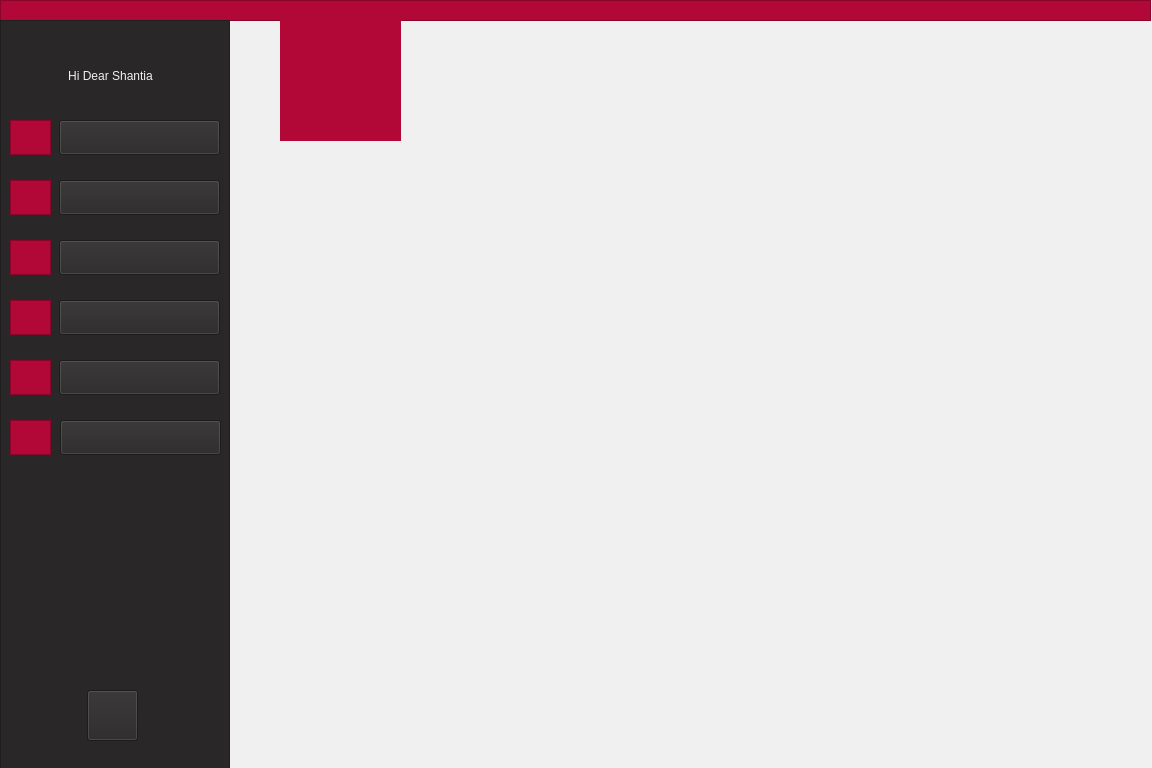
<?xml version="1.0" encoding="UTF-8"?>
<ui version="4.0">
 <class>AdminMainMenu</class>
 <widget class="QWidget" name="AdminMainMenu">
  <property name="geometry">
   <rect>
    <x>0</x>
    <y>0</y>
    <width>1152</width>
    <height>768</height>
   </rect>
  </property>
  <property name="maximumSize">
   <size>
    <width>1152</width>
    <height>768</height>
   </size>
  </property>
  <property name="windowTitle">
   <string>Form</string>
  </property>
  <property name="styleSheet">
   <string notr="true">background-color: rgb(240, 240, 240);</string>
  </property>
  <widget class="QFrame" name="frame">
   <property name="geometry">
    <rect>
     <x>0</x>
     <y>0</y>
     <width>1151</width>
     <height>21</height>
    </rect>
   </property>
   <property name="styleSheet">
    <string notr="true">background-color: rgb(178, 8, 55);
border-color: rgb(178, 8, 55);</string>
   </property>
   <property name="frameShape">
    <enum>QFrame::StyledPanel</enum>
   </property>
   <property name="frameShadow">
    <enum>QFrame::Raised</enum>
   </property>
  </widget>
  <widget class="QFrame" name="frame_2">
   <property name="geometry">
    <rect>
     <x>0</x>
     <y>20</y>
     <width>230</width>
     <height>768</height>
    </rect>
   </property>
   <property name="styleSheet">
    <string notr="true">background-color: rgb(41, 39, 40);
border-color: rgb(41, 39, 40);</string>
   </property>
   <property name="frameShape">
    <enum>QFrame::StyledPanel</enum>
   </property>
   <property name="frameShadow">
    <enum>QFrame::Raised</enum>
   </property>
   <widget class="QPushButton" name="pushButton">
    <property name="geometry">
     <rect>
      <x>59</x>
      <y>100</y>
      <width>161</width>
      <height>35</height>
     </rect>
    </property>
    <property name="styleSheet">
     <string notr="true">font: 11pt &quot;Montserrat&quot;;
</string>
    </property>
    <property name="text">
     <string/>
    </property>
   </widget>
   <widget class="QPushButton" name="pushButton_3">
    <property name="geometry">
     <rect>
      <x>59</x>
      <y>160</y>
      <width>161</width>
      <height>35</height>
     </rect>
    </property>
    <property name="styleSheet">
     <string notr="true">font: 11pt &quot;Montserrat&quot;;
</string>
    </property>
    <property name="text">
     <string/>
    </property>
   </widget>
   <widget class="QPushButton" name="pushButton_4">
    <property name="geometry">
     <rect>
      <x>59</x>
      <y>220</y>
      <width>161</width>
      <height>35</height>
     </rect>
    </property>
    <property name="styleSheet">
     <string notr="true">font: 11pt &quot;Montserrat&quot;;
</string>
    </property>
    <property name="text">
     <string/>
    </property>
   </widget>
   <widget class="QFrame" name="frame_3">
    <property name="geometry">
     <rect>
      <x>10</x>
      <y>100</y>
      <width>41</width>
      <height>35</height>
     </rect>
    </property>
    <property name="styleSheet">
     <string notr="true">background-color: rgb(178, 8, 55);
border-color: rgb(178, 8, 55);</string>
    </property>
    <property name="frameShape">
     <enum>QFrame::StyledPanel</enum>
    </property>
    <property name="frameShadow">
     <enum>QFrame::Raised</enum>
    </property>
    <widget class="QLabel" name="label_6">
     <property name="geometry">
      <rect>
       <x>5</x>
       <y>1</y>
       <width>31</width>
       <height>31</height>
      </rect>
     </property>
     <property name="styleSheet">
      <string notr="true"/>
     </property>
     <property name="text">
      <string/>
     </property>
     <property name="pixmap">
      <pixmap resource="icon.qrc">:/icon/profile.png</pixmap>
     </property>
     <property name="scaledContents">
      <bool>true</bool>
     </property>
    </widget>
   </widget>
   <widget class="QFrame" name="frame_6">
    <property name="geometry">
     <rect>
      <x>10</x>
      <y>160</y>
      <width>41</width>
      <height>35</height>
     </rect>
    </property>
    <property name="styleSheet">
     <string notr="true">background-color: rgb(178, 8, 55);
border-color: rgb(178, 8, 55);</string>
    </property>
    <property name="frameShape">
     <enum>QFrame::StyledPanel</enum>
    </property>
    <property name="frameShadow">
     <enum>QFrame::Raised</enum>
    </property>
    <widget class="QLabel" name="label_7">
     <property name="geometry">
      <rect>
       <x>5</x>
       <y>2</y>
       <width>31</width>
       <height>31</height>
      </rect>
     </property>
     <property name="text">
      <string/>
     </property>
     <property name="pixmap">
      <pixmap resource="icon.qrc">:/icon/add-user.png</pixmap>
     </property>
     <property name="scaledContents">
      <bool>true</bool>
     </property>
    </widget>
   </widget>
   <widget class="QFrame" name="frame_7">
    <property name="geometry">
     <rect>
      <x>10</x>
      <y>220</y>
      <width>41</width>
      <height>35</height>
     </rect>
    </property>
    <property name="styleSheet">
     <string notr="true">background-color: rgb(178, 8, 55);
border-color: rgb(178, 8, 55);</string>
    </property>
    <property name="frameShape">
     <enum>QFrame::StyledPanel</enum>
    </property>
    <property name="frameShadow">
     <enum>QFrame::Raised</enum>
    </property>
    <widget class="QLabel" name="label_11">
     <property name="geometry">
      <rect>
       <x>5</x>
       <y>2</y>
       <width>31</width>
       <height>31</height>
      </rect>
     </property>
     <property name="text">
      <string/>
     </property>
     <property name="pixmap">
      <pixmap resource="icon.qrc">:/icon/upload-mail.png</pixmap>
     </property>
     <property name="scaledContents">
      <bool>true</bool>
     </property>
    </widget>
   </widget>
   <widget class="QLabel" name="label_2">
    <property name="geometry">
     <rect>
      <x>20</x>
      <y>40</y>
      <width>181</width>
      <height>31</height>
     </rect>
    </property>
    <property name="styleSheet">
     <string notr="true">font: 11pt &quot;Montserrat&quot;;
color: rgb(240, 240, 240);</string>
    </property>
    <property name="text">
     <string>Hi Dear Shantia</string>
    </property>
    <property name="alignment">
     <set>Qt::AlignCenter</set>
    </property>
   </widget>
   <widget class="QLabel" name="label_3">
    <property name="geometry">
     <rect>
      <x>100</x>
      <y>100</y>
      <width>81</width>
      <height>30</height>
     </rect>
    </property>
    <property name="autoFillBackground">
     <bool>false</bool>
    </property>
    <property name="styleSheet">
     <string notr="true">font: 11pt &quot;Montserrat&quot;;
color: rgb(240, 240, 240);</string>
    </property>
    <property name="lineWidth">
     <number>0</number>
    </property>
    <property name="text">
     <string>Profile</string>
    </property>
    <property name="alignment">
     <set>Qt::AlignCenter</set>
    </property>
   </widget>
   <widget class="QLabel" name="label_5">
    <property name="geometry">
     <rect>
      <x>90</x>
      <y>160</y>
      <width>111</width>
      <height>30</height>
     </rect>
    </property>
    <property name="styleSheet">
     <string notr="true">font: 11pt &quot;Montserrat&quot;;
color: rgb(240, 240, 240);</string>
    </property>
    <property name="text">
     <string>Add People</string>
    </property>
    <property name="alignment">
     <set>Qt::AlignCenter</set>
    </property>
   </widget>
   <widget class="QLabel" name="label_8">
    <property name="geometry">
     <rect>
      <x>70</x>
      <y>220</y>
      <width>141</width>
      <height>30</height>
     </rect>
    </property>
    <property name="styleSheet">
     <string notr="true">font: 11pt &quot;Montserrat&quot;;
color: rgb(240, 240, 240);</string>
    </property>
    <property name="text">
     <string>Send Assertion</string>
    </property>
    <property name="alignment">
     <set>Qt::AlignCenter</set>
    </property>
   </widget>
   <widget class="QLabel" name="label_14">
    <property name="geometry">
     <rect>
      <x>92</x>
      <y>680</y>
      <width>40</width>
      <height>40</height>
     </rect>
    </property>
    <property name="styleSheet">
     <string notr="true"/>
    </property>
    <property name="text">
     <string/>
    </property>
    <property name="pixmap">
     <pixmap resource="third-icon-group.qrc">:/thirdicon/icons8-power-off-button-64.png</pixmap>
    </property>
    <property name="scaledContents">
     <bool>true</bool>
    </property>
   </widget>
   <widget class="QPushButton" name="pushButton_5">
    <property name="geometry">
     <rect>
      <x>87</x>
      <y>670</y>
      <width>51</width>
      <height>51</height>
     </rect>
    </property>
    <property name="text">
     <string/>
    </property>
   </widget>
   <widget class="QPushButton" name="pushButton_7">
    <property name="geometry">
     <rect>
      <x>59</x>
      <y>280</y>
      <width>161</width>
      <height>35</height>
     </rect>
    </property>
    <property name="styleSheet">
     <string notr="true">font: 11pt &quot;Montserrat&quot;;
</string>
    </property>
    <property name="text">
     <string/>
    </property>
   </widget>
   <widget class="QFrame" name="frame_8">
    <property name="geometry">
     <rect>
      <x>10</x>
      <y>280</y>
      <width>41</width>
      <height>35</height>
     </rect>
    </property>
    <property name="styleSheet">
     <string notr="true">background-color: rgb(178, 8, 55);
border-color: rgb(178, 8, 55);</string>
    </property>
    <property name="frameShape">
     <enum>QFrame::StyledPanel</enum>
    </property>
    <property name="frameShadow">
     <enum>QFrame::Raised</enum>
    </property>
    <widget class="QLabel" name="label_12">
     <property name="geometry">
      <rect>
       <x>5</x>
       <y>2</y>
       <width>31</width>
       <height>31</height>
      </rect>
     </property>
     <property name="text">
      <string/>
     </property>
     <property name="pixmap">
      <pixmap resource="classIcon.qrc">:/classIcon/icons8-class-50.png</pixmap>
     </property>
     <property name="scaledContents">
      <bool>true</bool>
     </property>
    </widget>
   </widget>
   <widget class="QLabel" name="label_18">
    <property name="geometry">
     <rect>
      <x>95</x>
      <y>290</y>
      <width>101</width>
      <height>20</height>
     </rect>
    </property>
    <property name="styleSheet">
     <string notr="true">font: 11pt &quot;Montserrat&quot;;
color: rgb(240, 240, 240);</string>
    </property>
    <property name="text">
     <string>Add CLass</string>
    </property>
   </widget>
   <widget class="QFrame" name="frame_9">
    <property name="geometry">
     <rect>
      <x>10</x>
      <y>340</y>
      <width>41</width>
      <height>35</height>
     </rect>
    </property>
    <property name="styleSheet">
     <string notr="true">background-color: rgb(178, 8, 55);
border-color: rgb(178, 8, 55);</string>
    </property>
    <property name="frameShape">
     <enum>QFrame::StyledPanel</enum>
    </property>
    <property name="frameShadow">
     <enum>QFrame::Raised</enum>
    </property>
    <widget class="QLabel" name="label_13">
     <property name="geometry">
      <rect>
       <x>5</x>
       <y>2</y>
       <width>31</width>
       <height>31</height>
      </rect>
     </property>
     <property name="text">
      <string/>
     </property>
     <property name="pixmap">
      <pixmap resource="icon.qrc">:/icon/information.png</pixmap>
     </property>
     <property name="scaledContents">
      <bool>true</bool>
     </property>
    </widget>
   </widget>
   <widget class="QLabel" name="label_15">
    <property name="geometry">
     <rect>
      <x>60</x>
      <y>340</y>
      <width>161</width>
      <height>30</height>
     </rect>
    </property>
    <property name="styleSheet">
     <string notr="true">font: 11pt &quot;Montserrat&quot;;
color: rgb(240, 240, 240);</string>
    </property>
    <property name="text">
     <string>Class Information</string>
    </property>
    <property name="alignment">
     <set>Qt::AlignCenter</set>
    </property>
   </widget>
   <widget class="QPushButton" name="pushButton_6">
    <property name="geometry">
     <rect>
      <x>59</x>
      <y>340</y>
      <width>161</width>
      <height>35</height>
     </rect>
    </property>
    <property name="styleSheet">
     <string notr="true">font: 11pt &quot;Montserrat&quot;;
</string>
    </property>
    <property name="text">
     <string/>
    </property>
   </widget>
   <widget class="QPushButton" name="pushButton_8">
    <property name="geometry">
     <rect>
      <x>60</x>
      <y>400</y>
      <width>161</width>
      <height>35</height>
     </rect>
    </property>
    <property name="styleSheet">
     <string notr="true">font: 11pt &quot;Montserrat&quot;;
</string>
    </property>
    <property name="text">
     <string/>
    </property>
   </widget>
   <widget class="QFrame" name="frame_10">
    <property name="geometry">
     <rect>
      <x>10</x>
      <y>400</y>
      <width>41</width>
      <height>35</height>
     </rect>
    </property>
    <property name="styleSheet">
     <string notr="true">background-color: rgb(178, 8, 55);
border-color: rgb(178, 8, 55);</string>
    </property>
    <property name="frameShape">
     <enum>QFrame::StyledPanel</enum>
    </property>
    <property name="frameShadow">
     <enum>QFrame::Raised</enum>
    </property>
    <widget class="QLabel" name="label_4">
     <property name="geometry">
      <rect>
       <x>5</x>
       <y>3</y>
       <width>31</width>
       <height>31</height>
      </rect>
     </property>
     <property name="text">
      <string/>
     </property>
     <property name="pixmap">
      <pixmap resource="endIcon.qrc">:/endIcon/icons8-end-button-50.png</pixmap>
     </property>
     <property name="scaledContents">
      <bool>true</bool>
     </property>
    </widget>
   </widget>
   <widget class="QLabel" name="label_10">
    <property name="geometry">
     <rect>
      <x>90</x>
      <y>410</y>
      <width>111</width>
      <height>20</height>
     </rect>
    </property>
    <property name="styleSheet">
     <string notr="true">font: 11pt &quot;Montserrat&quot;;
color: rgb(240, 240, 240);</string>
    </property>
    <property name="text">
     <string>Finish Term</string>
    </property>
   </widget>
   <zorder>frame_6</zorder>
   <zorder>frame_7</zorder>
   <zorder>label_2</zorder>
   <zorder>label_3</zorder>
   <zorder>label_5</zorder>
   <zorder>label_8</zorder>
   <zorder>frame_3</zorder>
   <zorder>pushButton</zorder>
   <zorder>pushButton_3</zorder>
   <zorder>pushButton_4</zorder>
   <zorder>label_14</zorder>
   <zorder>pushButton_5</zorder>
   <zorder>frame_8</zorder>
   <zorder>label_18</zorder>
   <zorder>pushButton_7</zorder>
   <zorder>frame_9</zorder>
   <zorder>label_15</zorder>
   <zorder>pushButton_6</zorder>
   <zorder>frame_10</zorder>
   <zorder>label_10</zorder>
   <zorder>pushButton_8</zorder>
  </widget>
  <widget class="QLabel" name="label">
   <property name="geometry">
    <rect>
     <x>280</x>
     <y>20</y>
     <width>121</width>
     <height>121</height>
    </rect>
   </property>
   <property name="styleSheet">
    <string notr="true">background-color: rgb(178, 8, 55);
border-color: rgb(178, 8, 55);
</string>
   </property>
   <property name="text">
    <string/>
   </property>
   <property name="pixmap">
    <pixmap>:/AjaxLogo/filename.jpg</pixmap>
   </property>
   <property name="scaledContents">
    <bool>true</bool>
   </property>
   <property name="alignment">
    <set>Qt::AlignCenter</set>
   </property>
  </widget>
  <widget class="QLabel" name="label_9">
   <property name="geometry">
    <rect>
     <x>285</x>
     <y>20</y>
     <width>111</width>
     <height>111</height>
    </rect>
   </property>
   <property name="styleSheet">
    <string notr="true">background-color: rgb(178, 8, 55);</string>
   </property>
   <property name="text">
    <string/>
   </property>
   <property name="pixmap">
    <pixmap resource="pictures.qrc">:/logo/filename.jpg</pixmap>
   </property>
   <property name="scaledContents">
    <bool>true</bool>
   </property>
  </widget>
 </widget>
 <resources>
  <include location="pictures.qrc"/>
  <include location="icon.qrc"/>
  <include location="third-icon-group.qrc"/>
  <include location="classIcon.qrc"/>
  <include location="endIcon.qrc"/>
 </resources>
 <connections/>
</ui>
